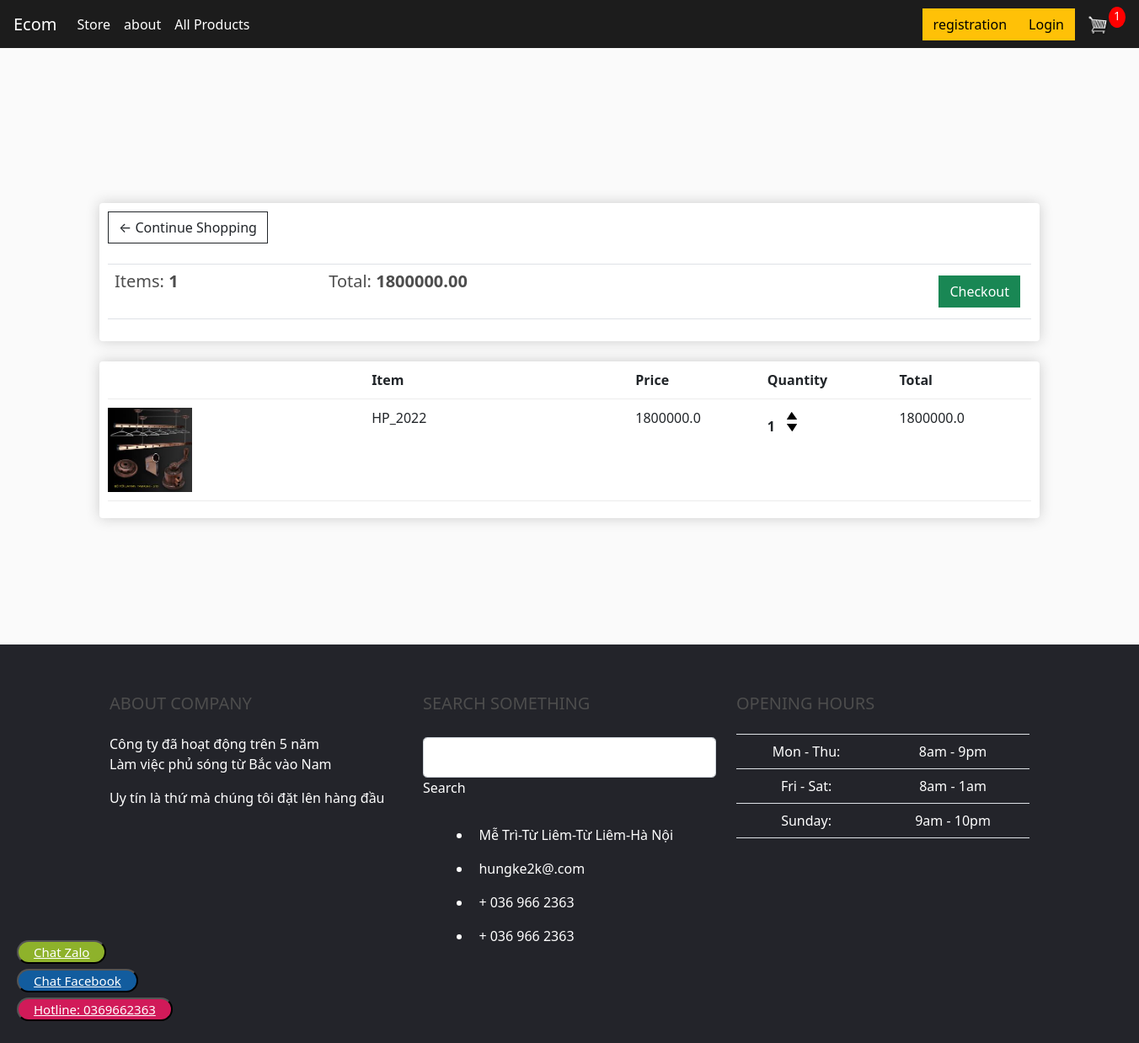
The app's page /cart/ (signed in) with its own data.
### storegd/models.py (models this page shows, shortened)
class Order(models.Model):
    customer = models.ForeignKey(Customer,on_delete=models.SET_NULL,null=True,blank=True)
    date_orderd = models.DateTimeField(auto_now_add=True)
    comlete = models.BooleanField(default=False,null=True,blank=False)
    transaction_id = models.CharField(max_length=200,null=True)
    @property
    def get_cart_total(self):
        orderitems = self.orderitem_set.all()
        total = sum([item.get_total for item in orderitems])
        return total
    @property
    def get_cart_items(self):
        orderitems = self.orderitem_set.all()
        total = sum([item.quantity for item in orderitems])
        return total

class OrderItem(models.Model):
    product = models.ForeignKey(Product, on_delete=models.SET_NULL, blank = True,null=True)
    order = models.ForeignKey(Order, on_delete = models.SET_NULL, blank=True, null=True)
    quantity = models.IntegerField(default=0, null=True, blank=True)
    date_added = models.DateTimeField(auto_now_add=True)
    @property
    def get_total(self):
        total = self.product.price * self.quantity
        return total

class Product(models.Model):
    name = models.CharField(max_length=200, null=True)
    price = models.FloatField(default=False)
    digital = models.BooleanField(default=False,null=True,blank=False)
    ditail = models.CharField(max_length=250,null=True,default=True)
    image = models.ImageField(null=True,blank=True)
    @property
    def imageURL(self):
        try:
            url = self.image.url
        except:
            url = ''
        return url

### storegd/views.py (the view)
# urls.py: path('cart/', views.cart, name="cart"),
def cart(request):
    if request.user.is_authenticated:
        customer = request.user.customer
        order, created = Order.objects.get_or_create(customer=customer, comlete = False)
        items = order.orderitem_set.all()
        cartItems = order.get_cart_items
    else:
        items = []
        order = {'get_cart_total':0,'get_cart_items':0,'shipping':False}
        cartItems = order['get_cart_items']
    context = {'items':items,'order':order,'cartItem':cartItems}
    return render(request, 'storegp/cart.html', context)

### storegd/templates/storegp/cart.html
{% extends 'storegp/main.html' %}
{% load static %}
{% block content %}
<div style="  background-color: while ; width: 1300px; height: 150px; ; text-align: center"></div>
	<div class="row">
		<div class="col-lg-12">
			<div class="box-element">
				<a  class="btn btn-outline-dark" href="{% url 'store' %}">&#x2190; Continue Shopping</a>
				<br>
				<br>
				<table class="table">
					<tr>
						<th><h5>Items: <strong>{{ order.get_cart_items }}</strong></h5></th>
						<th><h5>Total:<strong> {{ order.get_cart_total|floatformat:2 }} </strong></h5></th>
						<th>
							<a  style="float:right; margin:5px;" class="btn btn-success" href="{% url 'checkout' %}">Checkout</a>
						</th>
					</tr>
				</table>
			</div>
			<br>
			<div class="box-element">
				<div class="cart-row">
					<div style="flex:2"></div>
					<div style="flex:2"><strong>Item</strong></div>
					<div style="flex:1"><strong>Price</strong></div>
					<div style="flex:1"><strong>Quantity</strong></div>
					<div style="flex:1"><strong>Total</strong></div>
				</div>
				{% for item in items %}
				<div class="cart-row">
					<div style="flex:2"><img class="row-image" src="{{ item.product.imageURL }}"></div>
					<div style="flex:2"><p>{{ item.product.name }}</p></div>
					<div style="flex:1"><p>{{ item.product.price }}</p></div>
					<div style="flex:1">
						<p class="quantity">{{item.quantity}}</p>
						<div class="quantity">
							<img data-product={{item.product.id}} data-action="add" class="chg-quantity update-cart" src="{% static  'images/arrow-up.png' %}">
							<img data-product={{item.product.id}} data-action="remove" class="chg-quantity update-cart" src="{% static  'images/arrow-down.png' %}">
						</div>
					</div>
					<div style="flex:1"><p>{{ item.get_total }}</p></div>
				</div>
				{% endfor %}
			</div>
		</div>
	</div>
<div style="  background-color: while ; width: 1300px; height: 150px; ; text-align: center"></div>
{% endblock content %}

### static/css/main.css (style rules this page uses)
body { background-color: hsl(0, 0%, 98%); }
h1,h2,h3,h4,h5,h6 { color:hsl(0, 0%, 30%); }
.box-element { box-shadow:hsl(0, 0%, 80%) 0 0 16px; background-color: #fff; border-radius: 4px; padding: 10px; }
.col-lg-4, .col-lg-6, .col-lg-8, .col-lg-12 { margin-top: 10px; }
.btn { border-radius: 0; }
.row-image { width: 100px; }
.cart-row { display: flex; align-items: flex-stretch; padding-bottom: 10px; margin-bottom: 10px; border-bottom: 1px solid #ececec; }
.quantity { display: inline-block; font-weight: 700; padding-right:10px; }
.chg-quantity { width: 12px; cursor: pointer; display: block; margin-top: 5px; transition:.1s; }

### records on screen
Order: get_cart_items "1", get_cart_total "1800000.00"
OrderItem: product.imageURL (picture), product.name "HP_2022", product.price "1800000.0", quantity "1", get_total "1800000.0"

### other values on screen
{{ cartItem }} "1"
